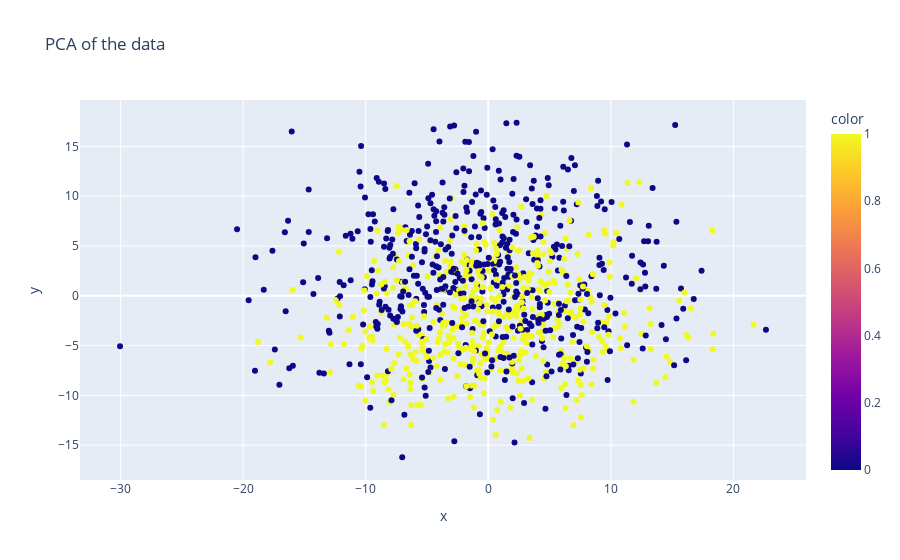

The code cell stored with this chart in its notebook:
### Code cell
# visualize the samples via pca:

pca = PCA(n_components=2)
pca_x = pca.fit_transform(x)
pca_test_split_x = pca.transform(test_split_x)
pca_train_split_x = pca.transform(train_split_x)
fig = px.scatter(x=pca_x[:, 0], y=pca_x[:, 1], color=y, title="PCA of the data")
#fig.add_trace(go.Scatter(x=pca_test_split_x[:, 0], y=pca_test_split_x[:, 1], mode='markers', name='Test Data', marker=dict(color='red', size=5, symbol='cross')))
#fig.add_trace(go.Scatter(x=pca_train_split_x[:, 0], y=pca_train_split_x[:, 1], mode='markers', name='Train Data', marker=dict(color='blue', size=5, symbol='circle')))
fig.show()

### Figure 1 — Plotly figure (JSON) as saved in the notebook; plotly's stock layout.template omitted (floating-point values rounded to 4 significant figures; data arrays with more than 128 entries replaced by an {"elided": "..."} marker saying what was removed)
{"data": [{"hovertemplate": "x=%{x}<br>y=%{y}<br>color=%{marker.color}<extra></extra>", "legendgroup": "", "marker": {"color": {"elided": "1000 int values"}, "coloraxis": "coloraxis", "symbol": "circle"}, "mode": "markers", "name": "", "orientation": "v", "showlegend": false, "type": "scatter", "x": {"elided": "1000 float values"}, "xaxis": "x", "y": {"elided": "1000 float values"}, "yaxis": "y"}], "layout": {"coloraxis": {"colorbar": {"title": {"text": "color"}}, "colorscale": [[0, "#0d0887"], [0.1111, "#46039f"], [0.2222, "#7201a8"], [0.3333, "#9c179e"], [0.4444, "#bd3786"], [0.5556, "#d8576b"], [0.6667, "#ed7953"], [0.7778, "#fb9f3a"], [0.8889, "#fdca26"], [1, "#f0f921"]]}, "legend": {"tracegroupgap": 0}, "title": {"text": "PCA of the data"}, "xaxis": {"anchor": "y", "domain": [0, 1], "title": {"text": "x"}}, "yaxis": {"anchor": "x", "domain": [0, 1], "title": {"text": "y"}}}}
